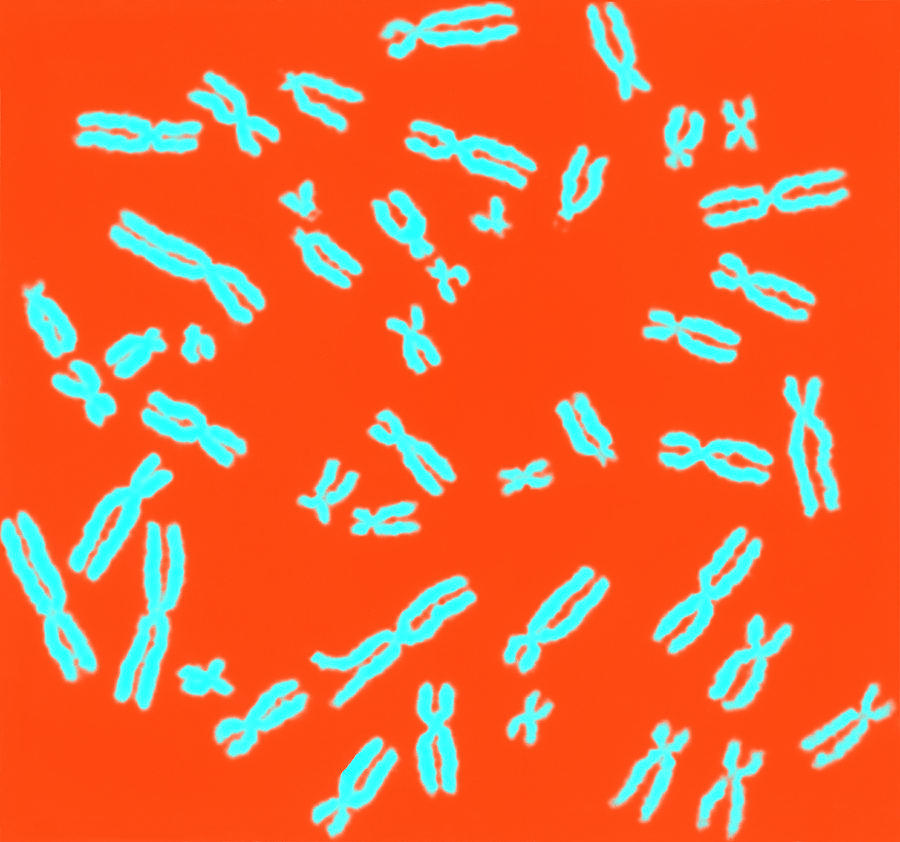
#> input picture Lab 1/chromosomes.jpg, 900 x 842 px
$ jupyter execute lab1.ipynb
#> lines starting #> are read from the running program, lines starting #| are printed output that depends on the picture; after the words box and inside, x2 and y2 are one past the last pixel; in counts of white or black regions, pixels touching at a corner belong together
# Lab 1

By Niksh Hiremath (U20240158)

## 1. Code

### Importing libraries

[cell 1]
import cv2
import numpy as np
import matplotlib.pyplot as plt
import pandas as pd

### Reading image

[cell 2]
IMAGE_PATH = "chromosomes.jpg"

[cell 3]
# Reading as RGB image directly (not BGR image).
img = cv2.imread(IMAGE_PATH, cv2.IMREAD_COLOR_RGB)
#> img is the input picture: shape (842, 900, 3); mean B, G, R 57.3, 103.2, 229.5
plt.imshow(img)
plt.title("Original Image")
plt.axis("off")
plt.show()

### Converting image to grayscale

[cell 4]
# Converts RGB image to Grayscale color space.
gray_img = cv2.cvtColor(img, cv2.COLOR_RGB2GRAY)
plt.imshow(gray_img, cmap="gray")
plt.title("Grayscale Image")
plt.axis("off")
plt.show()

### Applying morphological opening

[cell 5]
# Performs Opening to remove small white noise.
# kernel = np.ones((5, 5), np.uint8) - Basic square kernel
kernel = cv2.getStructuringElement(cv2.MORPH_ELLIPSE, (5, 5))  # Elliptical kernel
opening = cv2.morphologyEx(gray_img, cv2.MORPH_OPEN, kernel)
plt.imshow(opening, cmap="gray")
plt.title("Morphological Opening Image")
plt.axis("off")
plt.show()

### Applying thresholding

[cell 6]
# Applies thresholding to convert the grayscale image to binary image
# 0 = no chromosome, 1 = chromosome
_, threshold_img = cv2.threshold(gray_img, 150, 1, cv2.THRESH_BINARY)
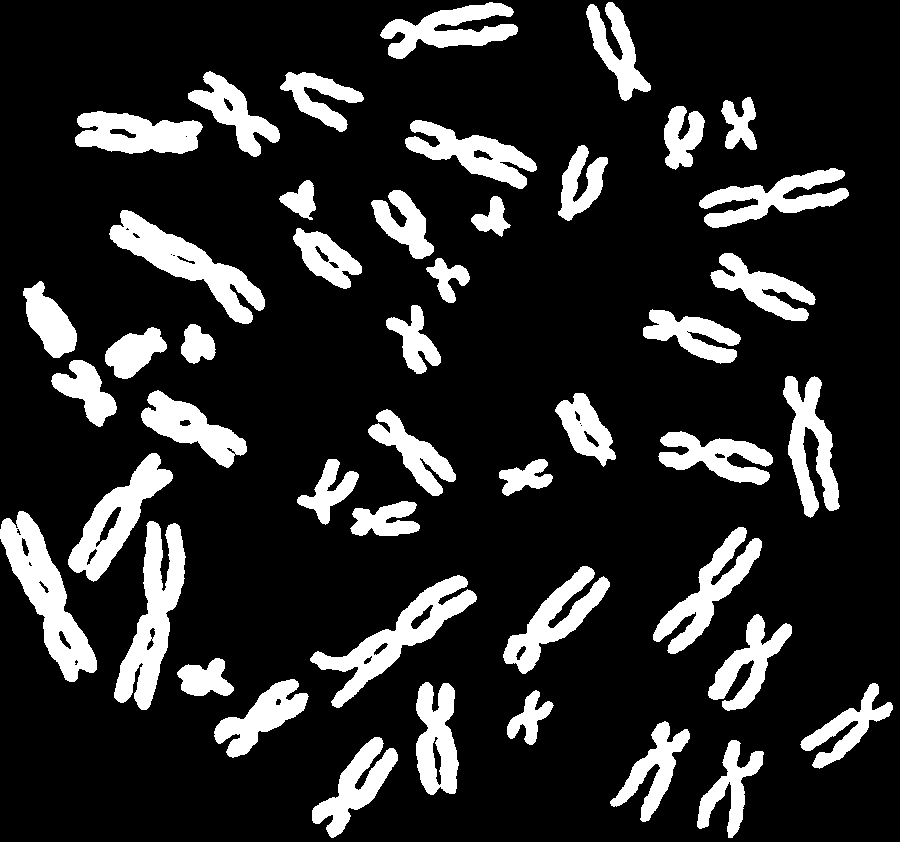
#> threshold_img: shape (842, 900); values 0 (black) and 1 (white), 16.8% white; 46 white regions
plt.imshow(threshold_img, cmap="gray")
plt.title("Thresholded Image")
plt.axis("off")
plt.show()

### Countour features

[cell 7]
# Finds countours
countours, hierarchy = cv2.findContours(
    threshold_img,
    cv2.RETR_EXTERNAL,
    cv2.CHAIN_APPROX_NONE,
)
#> countours = 46 contours; largest, box (x1, y1, x2, y2) and area: (0, 511, 97, 682) 6030, (114, 521, 186, 710) 5733, (310, 575, 477, 708) 5452, (109, 210, 265, 324) 5330, (68, 453, 173, 582) 4790
print(f"Number of contours found: {len(countours)}")
#| Number of contours found: 46

[cell 8]
# Creates an empty dataframe
columns = ["height", "width", "area", "perimeter", "circularity"]
features = pd.DataFrame(columns=columns)

[cell 9]
for i, cnt in enumerate(countours):
    x, y, w, h = cv2.boundingRect(cnt)  # Calculates bounding box
    area = cv2.contourArea(cnt)  # Calculates area
    perimeter = cv2.arcLength(cnt, True)  # Calculates perimeter
    circularity = (4 * np.pi * area) / (perimeter**2)  # Calculates circularity
    features.loc[i] = [h, w, area, perimeter, circularity]  # Adds features to dataframe
#> this loop made 46 passes
#> (x, y, w, h, area, perimeter, circularity) on passes 1 to 12: (697, 740, 67, 98, 2174.5, 421.6, 0.154), (312, 737, 86, 101, 3088.5, 446.1, 0.195), (610, 721, 80, 101, 2526, 439.6, 0.164), (507, 690, 47, 55, 1012.5, 217.7, 0.268), (800, 683, 93, 86, 2277.5, 442.5, 0.146), (416, 682, 43, 113, 3472.5, 370.1, 0.318), (214, 679, 95, 79, 2968.5, 360.6, 0.287), (177, 658, 57, 38, 1330.5, 182.8, 0.501), (708, 614, 84, 97, 2917, 463.7, 0.17), (310, 575, 167, 133, 5452, 620.9, 0.178), (503, 566, 107, 108, 3685, 502.4, 0.183), (653, 527, 109, 127, 3909.5, 608.3, 0.133)

[cell 10]
print("Bounding box information:")
features

### Displaying bounding boxes

[cell 11]
bounding_img = img.copy()
for cnt in countours:
    # Draws bounding box
    x, y, w, h = cv2.boundingRect(cnt)
    bounding_img = cv2.rectangle(bounding_img, (x, y), (x + w, y + h), (255, 0, 0), 2)
#> this loop made 46 passes
#> (x, y, w, h) on passes 1 to 12: (697, 740, 67, 98), (312, 737, 86, 101), (610, 721, 80, 101), (507, 690, 47, 55), (800, 683, 93, 86), (416, 682, 43, 113), (214, 679, 95, 79), (177, 658, 57, 38), (708, 614, 84, 97), (310, 575, 167, 133), (503, 566, 107, 108), (653, 527, 109, 127)
#> pass 1, `bounding_img = cv2.rectangle(bounding_img, (x, y), (x + w, y + h), (25..`:
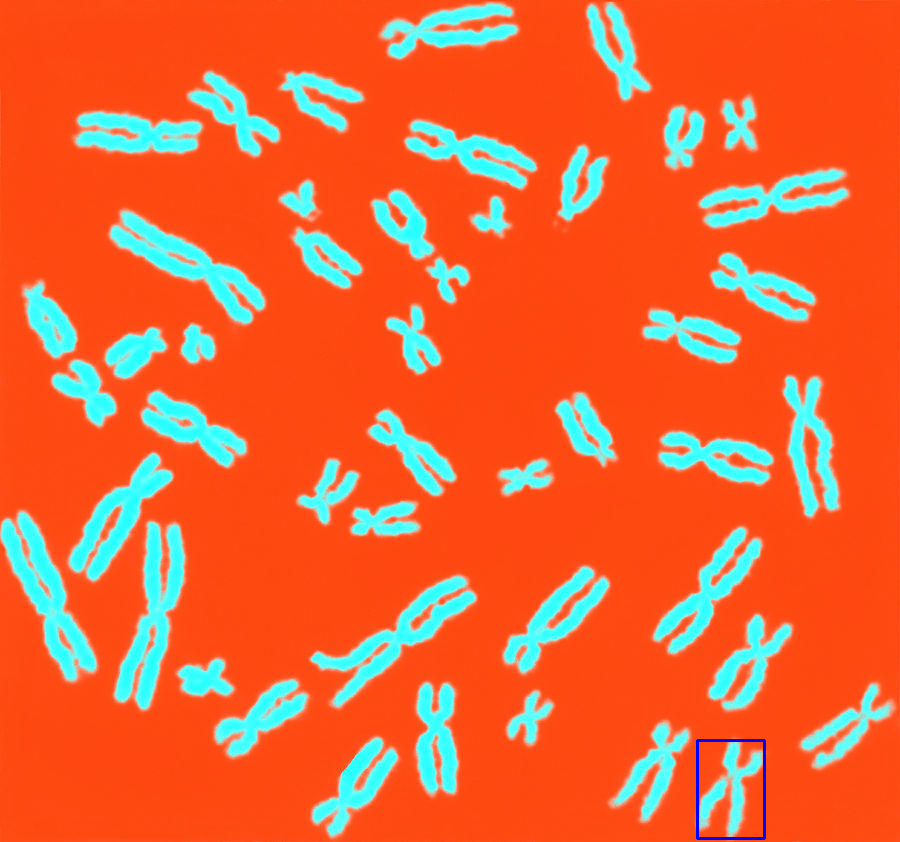
#> bounding_img: shape (842, 900, 3); 0.13% of pixels changed, all inside (x1, y1, x2, y2) = (696, 739, 766, 840)
#> after the loop:
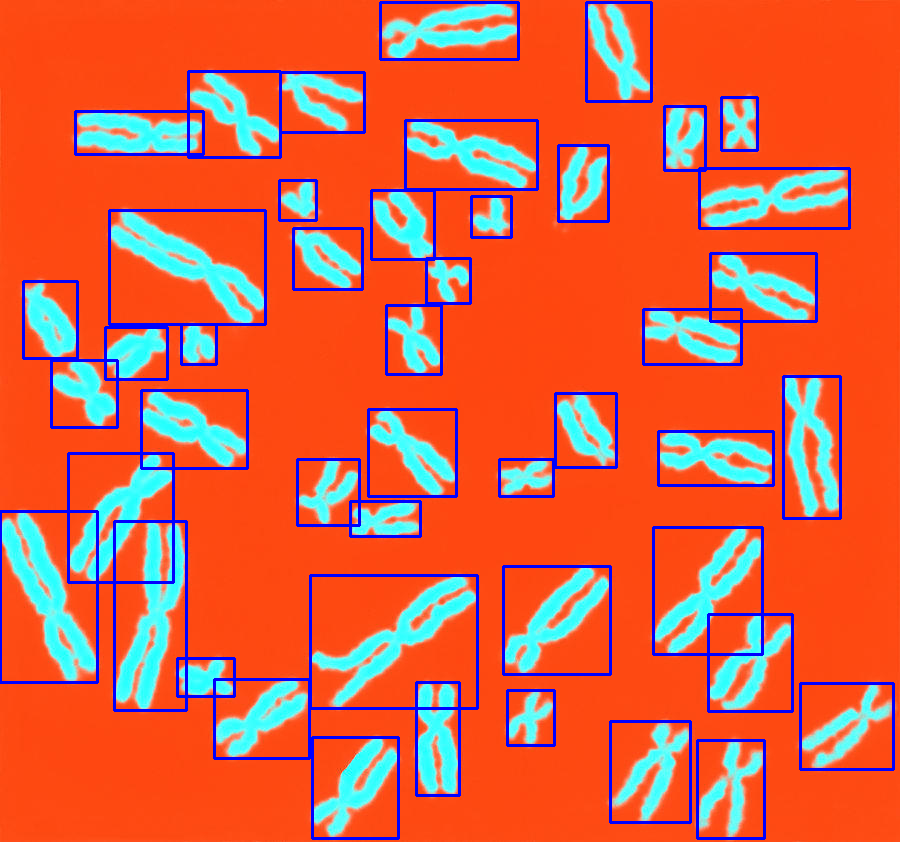
#> bounding_img: shape (842, 900, 3); mean B, G, R 69.5, 98.1, 215.4

plt.imshow(bounding_img)
plt.title("Bounding Boxes")
plt.axis("off")
plt.show()

### Displaying rotated bounding boxes

[cell 12]
rot_bounding_img = img.copy()
for cnt in countours:
    # Draws rotated bounding box by calculating minimum area rectangle
    rect = cv2.minAreaRect(cnt)
    box = cv2.boxPoints(rect).astype(np.int32)
    rot_bounding_img = cv2.drawContours(rot_bounding_img, [box], 0, (255, 0, 0), 3)
#> this loop made 46 passes
#> (rect, box) on passes 1 to 7: (((728.9, 788.1), (95.35, 45.71), -70.02), [[734, 840], [691, 825], [723, 735], [766, 751]]), (((355.6, 787.2), (108.6, 40.98), -51.6), [[337, 842], [305, 817], [373, 731], [405, 757]]), (((654.1, 770.1), (104.4, 43.27), -58.67), [[645, 825], [608, 803], [662, 714], [699, 736]]), (((529.2, 717.1), (54.56, 31.75), -63.43), [[531, 748], [502, 734], [527, 685], [555, 699]]), (((847.1, 727.7), (101.6, 38.88), -39.19), [[820, 774], [795, 744], [874, 680], [898, 710]]), (((435.8, 737.7), (41.55, 112.4), -3.18), [[418, 794], [411, 682], [453, 680], [459, 792]]), (((260.5, 716.1), (101, 41.4), -37.03), [[232, 763], [207, 730], [288, 669], [313, 702]])
#> pass 1, `rot_bounding_img = cv2.drawContours(rot_bounding_img, [box], 0, (255, ..`:
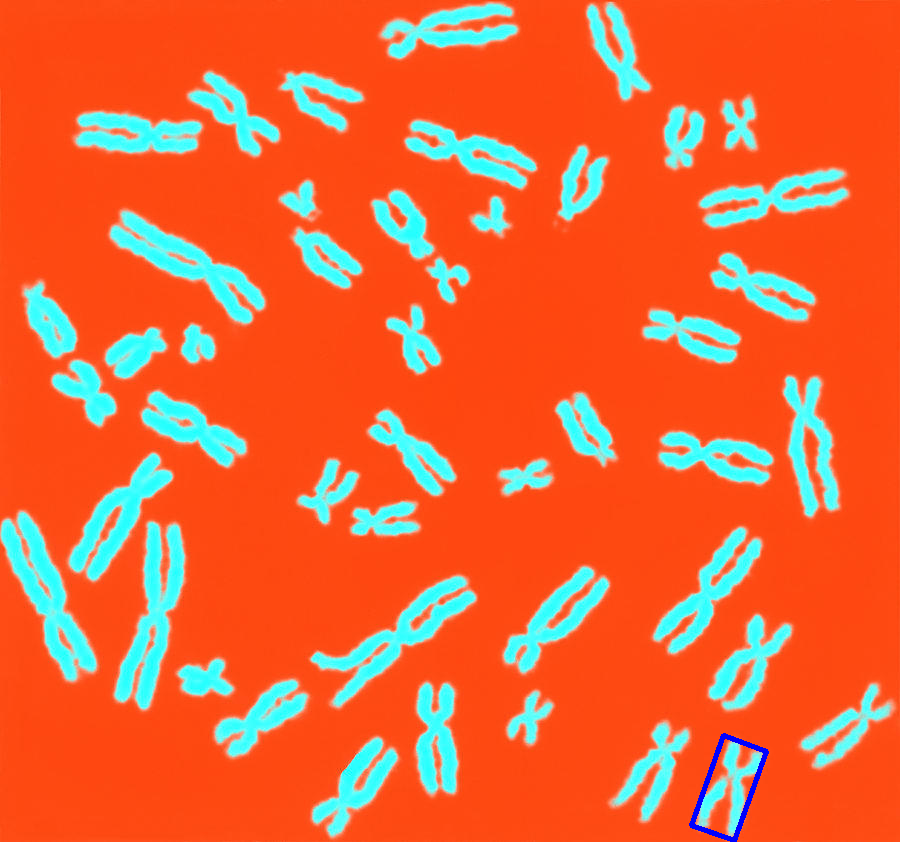
#> rot_bounding_img: shape (842, 900, 3); 0.19% of pixels changed, all inside (x1, y1, x2, y2) = (689, 733, 769, 842)
#> after the loop:
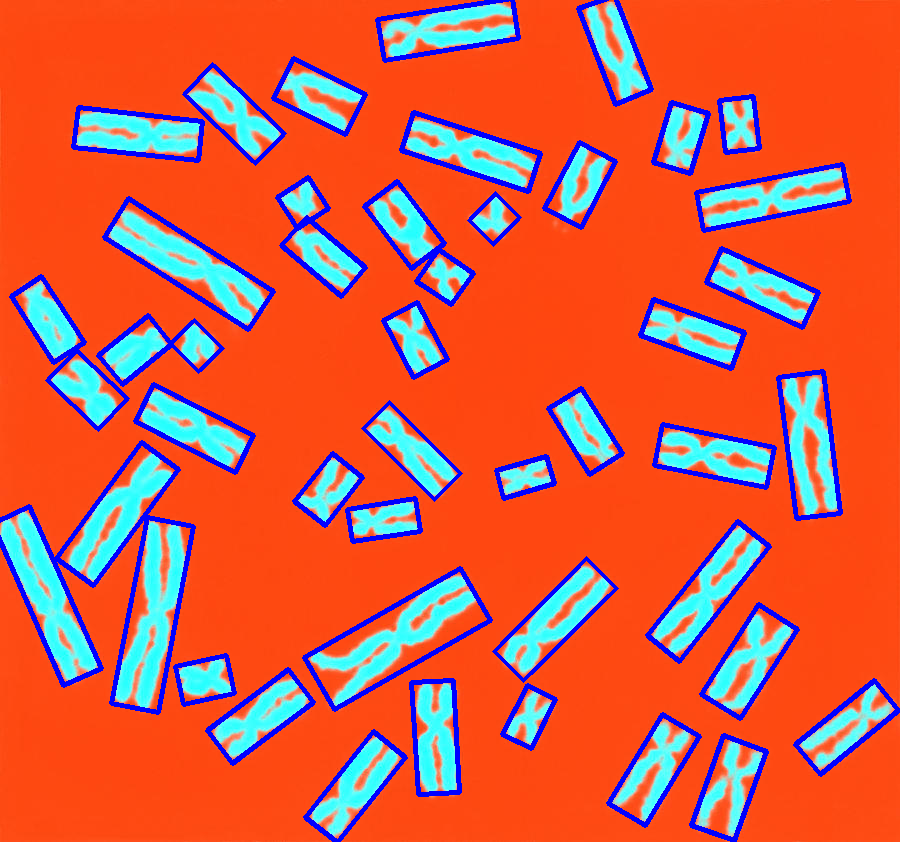
#> rot_bounding_img: shape (842, 900, 3); mean B, G, R 73, 95, 210

plt.imshow(rot_bounding_img)
plt.title("Rotated Bounding Boxes")
plt.axis("off")
plt.show()

### Standardized features

[cell 13]
standardized_features = pd.DataFrame()
# Standardizes features such that mean = 0, std = 1.
for feature in features:
    mean = features[feature].mean()
    std = features[feature].std()
    standardized_features[feature] = (features[feature] - mean) / std

[cell 14]
print("Standardized features:")
standardized_features

### Normalized features

[cell 15]
normalized_features = pd.DataFrame()
# Normalizes features between 0 and 1.
for feature in features:
    min_val = features[feature].min()
    max_val = features[feature].max()
    normalized_features[feature] = (features[feature] - min_val) / (max_val - min_val)

[cell 16]
print("Normalized features:")
normalized_features

## 2. Report

### Graphs of intermediate steps

[cell 17]
images = [
    # (title, img, cmap)
    ("Original Image", img, None),
    ("Grayscale Image", gray_img, "gray"),
    ("Morphological Opening Image", opening, "gray"),
    ("Thresholded Image", threshold_img, "gray"),
    ("Bounding Boxes", bounding_img, None),
    ("Rotated Bounding Boxes", rot_bounding_img, None),
]

fig = plt.figure()
for i, (title, image, cmap) in enumerate(images):
    fig.add_subplot(2, 3, i + 1)
    plt.imshow(image, cmap=cmap)
    plt.title(title)
    plt.axis("off")
#> this loop made 6 passes
plt.tight_layout()
plt.show()
#> figure, not shown here; B, G, R data is drawn as R, G, B
